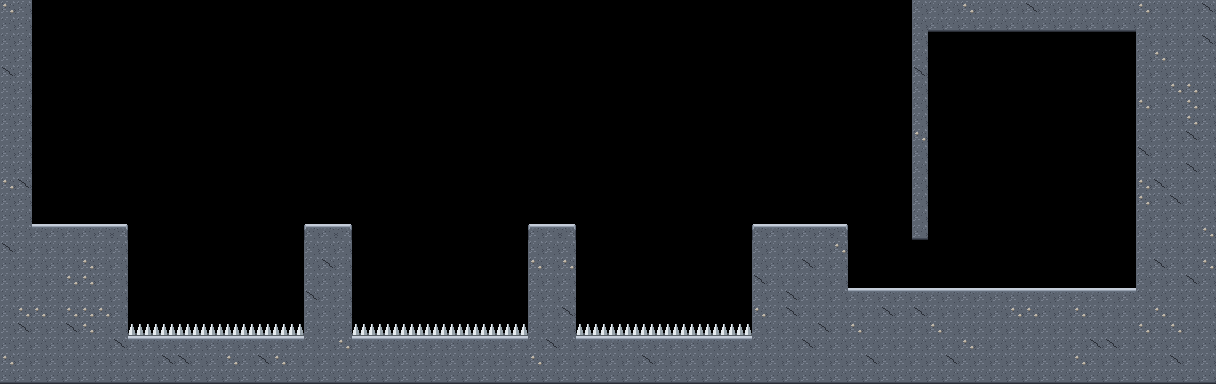

This game map was drawn from its Tiled (.tmx) file and the tilesets committed beside it. A one-line description and the full map source follow:
An orthogonal 76x24 tile map with 16x16 px tiles, 1 tile layer (ground), 2 tilesets and 28 objects (16x gem, 3x platform, spawn, boss, egg, ...).

<map version="1.10" orientation="orthogonal" renderorder="right-down" width="76" height="24" tilewidth="16" tileheight="16" infinite="0" nextlayerid="3" nextobjectid="29">
 <properties>
  <property name="title" value="Final Ride" />
  <property name="music" value="boss" />
  <property name="par" type="int" value="95" />
  <property name="background" value="factory" />
 </properties>
 <tileset firstgid="1" source="../gen/machine.tsx" />
 <tileset firstgid="101" source="../gen/machdeco.tsx" />
 <layer id="1" name="ground" width="76" height="24">
  <data encoding="csv">
6,5,0,0,0,0,0,0,0,0,0,0,0,0,0,0,0,0,0,0,0,0,0,0,0,0,0,0,0,0,0,0,0,0,0,0,0,0,0,0,0,0,0,0,0,0,0,0,0,0,0,0,0,0,0,0,0,5,5,5,6,5,5,5,8,5,5,5,5,5,5,6,5,5,5,8,
5,5,0,0,0,0,0,0,0,0,0,0,0,0,0,0,0,0,0,0,0,0,0,0,0,0,0,0,0,0,0,0,0,0,0,0,0,0,0,0,0,0,0,0,0,0,0,0,0,0,0,0,0,0,0,0,0,5,7,7,7,7,7,7,7,7,7,7,7,7,7,5,5,5,5,5,
5,5,0,0,0,0,0,0,0,0,0,0,0,0,0,0,0,0,0,0,0,0,0,0,0,0,0,0,0,0,0,0,0,0,0,0,0,0,0,0,0,0,0,0,0,0,0,0,0,0,0,0,0,0,0,0,0,5,0,0,0,0,0,0,0,0,0,0,0,0,0,5,5,5,5,8,
5,5,0,0,0,0,0,0,0,0,0,0,0,0,0,0,0,0,0,0,0,0,0,0,0,0,0,0,0,0,0,0,0,0,0,0,0,0,0,0,0,0,0,0,0,0,0,0,0,0,0,0,0,0,0,0,0,5,0,0,0,0,0,0,0,0,0,0,0,0,0,5,6,5,5,5,
8,5,0,0,0,0,0,0,0,0,0,0,0,0,0,0,0,0,0,0,0,0,0,0,0,0,0,0,0,0,0,0,0,0,0,0,0,0,0,0,0,0,0,0,0,0,0,0,0,0,0,0,0,0,0,0,0,8,0,0,0,0,0,0,0,0,0,0,0,0,0,5,5,5,5,5,
5,5,0,0,0,0,0,0,0,0,0,0,0,0,0,0,0,0,0,0,0,0,0,0,0,0,0,0,0,0,0,0,0,0,0,0,0,0,0,0,0,0,0,0,0,0,0,0,0,0,0,0,0,0,0,0,0,5,0,0,0,0,0,0,0,0,0,0,0,0,0,5,5,6,6,5,
5,5,0,0,0,0,0,0,0,0,0,0,0,0,0,0,0,0,0,0,0,0,0,0,0,0,0,0,0,0,0,0,0,0,0,0,0,0,0,0,0,0,0,0,0,0,0,0,0,0,0,0,0,0,0,0,0,5,0,0,0,0,0,0,0,0,0,0,0,0,0,6,5,5,6,5,
5,5,0,0,0,0,0,0,0,0,0,0,0,0,0,0,0,0,0,0,0,0,0,0,0,0,0,0,0,0,0,0,0,0,0,0,0,0,0,0,0,0,0,0,0,0,0,0,0,0,0,0,0,0,0,0,0,5,0,0,0,0,0,0,0,0,0,0,0,0,0,5,5,5,6,5,
5,5,0,0,0,0,0,0,0,0,0,0,0,0,0,0,0,0,0,0,0,0,0,0,0,0,0,0,0,0,0,0,0,0,0,0,0,0,0,0,0,0,0,0,0,0,0,0,0,0,0,0,0,0,0,0,0,6,0,0,0,0,0,0,0,0,0,0,0,0,0,5,5,5,8,5,
5,5,0,0,0,0,0,0,0,0,0,0,0,0,0,0,0,0,0,0,0,0,0,0,0,0,0,0,0,0,0,0,0,0,0,0,0,0,0,0,0,0,0,0,0,0,0,0,0,0,0,0,0,0,0,0,0,5,0,0,0,0,0,0,0,0,0,0,0,0,0,8,5,5,5,5,
5,5,0,0,0,0,0,0,0,0,0,0,0,0,0,0,0,0,0,0,0,0,0,0,0,0,0,0,0,0,0,0,0,0,0,0,0,0,0,0,0,0,0,0,0,0,0,0,0,0,0,0,0,0,0,0,0,5,0,0,0,0,0,0,0,0,0,0,0,0,0,5,5,5,8,5,
6,8,0,0,0,0,0,0,0,0,0,0,0,0,0,0,0,0,0,0,0,0,0,0,0,0,0,0,0,0,0,0,0,0,0,0,0,0,0,0,0,0,0,0,0,0,0,0,0,0,0,0,0,0,0,0,0,5,0,0,0,0,0,0,0,0,0,0,0,0,0,6,8,5,5,5,
5,5,0,0,0,0,0,0,0,0,0,0,0,0,0,0,0,0,0,0,0,0,0,0,0,0,0,0,0,0,0,0,0,0,0,0,0,0,0,0,0,0,0,0,0,0,0,0,0,0,0,0,0,0,0,0,0,5,0,0,0,0,0,0,0,0,0,0,0,0,0,6,5,8,5,5,
5,5,0,0,0,0,0,0,0,0,0,0,0,0,0,0,0,0,0,0,0,0,0,0,0,0,0,0,0,0,0,0,0,0,0,0,0,0,0,0,0,0,0,0,0,0,0,0,0,0,0,0,0,0,0,0,0,5,0,0,0,0,0,0,0,0,0,0,0,0,0,5,5,5,5,5,
5,5,1,1,1,1,1,3,0,0,0,0,0,0,0,0,0,0,0,2,1,3,0,0,0,0,0,0,0,0,0,0,0,2,1,3,0,0,0,0,0,0,0,0,0,0,0,2,1,1,1,1,3,0,0,0,0,7,0,0,0,0,0,0,0,0,0,0,0,0,0,5,5,5,5,6,
8,5,5,5,5,5,5,5,0,0,0,0,0,0,0,0,0,0,0,5,5,5,0,0,0,0,0,0,0,0,0,0,0,5,5,5,0,0,0,0,0,0,0,0,0,0,0,5,5,5,5,5,6,0,0,0,0,0,0,0,0,0,0,0,0,0,0,0,0,0,0,5,5,5,5,5,
5,5,5,5,5,6,5,5,0,0,0,0,0,0,0,0,0,0,0,5,8,5,0,0,0,0,0,0,0,0,0,0,0,6,5,6,0,0,0,0,0,0,0,0,0,0,0,5,5,5,8,5,5,0,0,0,0,0,0,0,0,0,0,0,0,0,0,0,0,0,0,5,8,5,5,6,
5,5,5,5,6,6,5,5,0,0,0,0,0,0,0,0,0,0,0,5,5,5,0,0,0,0,0,0,0,0,0,0,0,5,5,5,0,0,0,0,0,0,0,0,0,0,0,8,5,5,5,5,5,0,0,0,0,0,0,0,0,0,0,0,0,0,0,0,0,0,0,5,5,5,8,5,
5,5,5,5,5,5,5,5,0,0,0,0,0,0,0,0,0,0,0,8,5,5,0,0,0,0,0,0,0,0,0,0,0,5,5,5,0,0,0,0,0,0,0,0,0,0,0,5,5,8,5,5,5,1,1,1,1,1,1,1,1,1,1,1,1,1,1,1,1,1,1,5,5,5,5,5,
5,6,6,5,6,6,6,5,0,0,0,0,0,0,0,0,0,0,0,5,5,5,0,0,0,0,0,0,0,0,0,0,0,5,5,8,0,0,0,0,0,0,0,0,0,0,0,6,5,8,5,5,5,5,5,8,5,8,5,5,5,5,5,6,6,5,5,6,5,5,5,5,6,5,5,5,
5,8,5,5,8,6,5,5,15,15,15,15,15,15,15,15,15,15,15,5,5,5,15,15,15,15,15,15,15,15,15,15,15,5,5,5,15,15,15,15,15,15,15,15,15,15,15,5,5,5,5,8,5,6,5,5,5,5,6,5,5,5,5,5,5,5,5,5,5,5,5,6,5,6,5,5,
5,5,5,5,5,5,5,8,1,1,1,1,1,1,1,1,1,1,1,5,5,6,1,1,1,1,1,1,1,1,1,1,1,5,8,5,1,1,1,1,1,1,1,1,1,1,1,5,5,5,8,5,5,5,5,5,5,5,5,5,6,5,5,5,5,5,5,5,8,8,5,5,5,5,5,5,
6,5,5,5,5,5,5,5,5,5,8,8,5,5,6,5,8,6,5,5,5,5,5,5,5,5,5,5,5,5,5,5,5,6,5,5,5,5,5,5,8,5,5,5,5,5,5,5,5,5,5,5,5,5,8,5,5,5,5,8,5,5,5,5,5,5,5,6,5,5,5,5,5,8,5,5,
7,7,7,7,7,7,7,7,7,7,7,7,7,7,7,7,7,7,7,7,7,7,7,7,7,7,7,7,7,7,7,7,7,7,7,7,7,7,7,7,7,7,7,7,7,7,7,7,7,7,7,7,7,7,7,7,7,7,7,7,7,7,7,7,7,7,7,7,7,7,7,7,7,7,7,7
</data>
 </layer>
 <objectgroup id="2" name="objects">
  <object id="1" name="spawn" type="spawn" x="72" y="224">
   <point />
  </object>
  <object id="2" name="boss" type="boss" x="1012" y="68" width="40" height="40" />
  <object id="3" name="egg" type="egg" x="432" y="144" width="16" height="16" />
  <object id="4" name="gem" type="gem" x="176" y="176" width="16" height="16" />
  <object id="5" name="gem" type="gem" x="224" y="176" width="16" height="16" />
  <object id="6" name="gem" type="gem" x="272" y="176" width="16" height="16" />
  <object id="7" name="gem" type="gem" x="400" y="176" width="16" height="16" />
  <object id="8" name="gem" type="gem" x="448" y="176" width="16" height="16" />
  <object id="9" name="gem" type="gem" x="496" y="176" width="16" height="16" />
  <object id="10" name="gem" type="gem" x="624" y="176" width="16" height="16" />
  <object id="11" name="gem" type="gem" x="672" y="176" width="16" height="16" />
  <object id="12" name="gem" type="gem" x="720" y="176" width="16" height="16" />
  <object id="13" name="gem" type="gem" x="320" y="192" width="16" height="16" />
  <object id="14" name="gem" type="gem" x="544" y="192" width="16" height="16" />
  <object id="15" name="gem" type="gem" x="768" y="192" width="16" height="16" />
  <object id="16" name="gem" type="gem" x="816" y="192" width="16" height="16" />
  <object id="17" name="checkpoint" type="checkpoint" x="792" y="192" width="32" height="32" />
  <object id="18" name="platform" type="platform" x="152" y="224">
   <polyline points="0,0 128,0" />
  </object>
  <object id="19" name="platform" type="platform" x="376" y="224">
   <polyline points="0,0 128,0" />
  </object>
  <object id="20" name="platform" type="platform" x="600" y="224">
   <polyline points="0,0 128,0" />
  </object>
  <object id="21" name="gem" type="gem" x="880" y="256" width="16" height="16" />
  <object id="22" name="gem" type="gem" x="976" y="256" width="16" height="16" />
  <object id="23" name="gem" type="gem" x="1072" y="256" width="16" height="16" />
  <object id="24" gid="101" x="304" y="224" width="16" height="16" />
  <object id="25" gid="105" x="528" y="224" width="16" height="16" />
  <object id="26" gid="106" x="848" y="288" width="16" height="16" />
  <object id="27" gid="107" x="896" y="288" width="16" height="16" />
  <object id="28" gid="104" x="1088" y="288" width="16" height="16" />
 </objectgroup>
</map>
